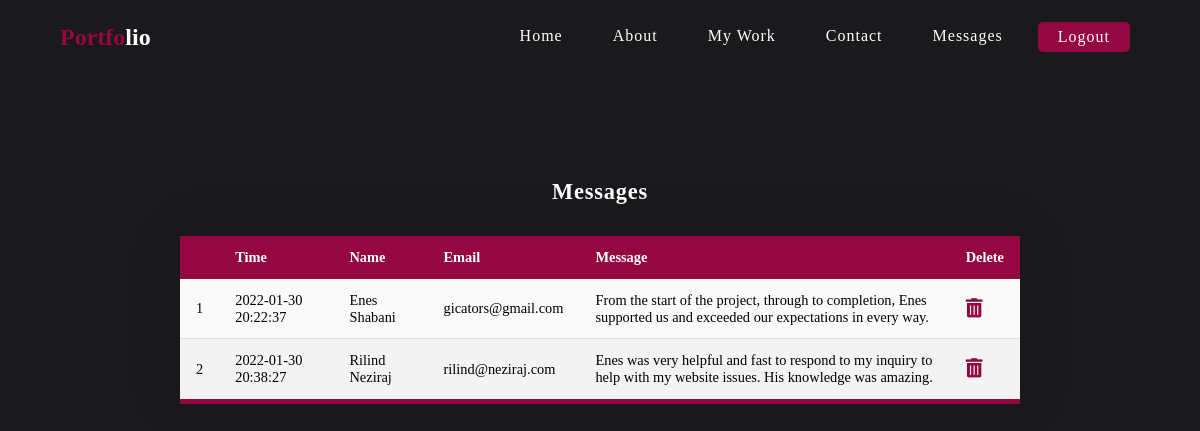
Page /admin/messages.php (signed in) on the committed database.
### tables this page shows
CREATE TABLE `contact` (
  `id` int(11) NOT NULL,
  `name` varchar(255) NOT NULL,
  `email` varchar(255) NOT NULL,
  `message` longtext NOT NULL,
  `time` datetime NOT NULL DEFAULT CURRENT_TIMESTAMP
);

### admin/lib/Database.php (called while the page is built, shortened)
<?php
abstract class Database
{
    private $host = 'localhost';
    private $user = 'root';
    private $password = '';
    private $dbname = 'portfoliodb';
    private function connectDB()
    {
        try {
            $dsn = "mysql:host=" . $this->host . ";dbname=" . $this->dbname;
            $pdo = new PDO($dsn, $this->user, $this->password);
            $pdo->setAttribute(PDO::ATTR_ERRMODE, PDO::ERRMODE_EXCEPTION);
            return $pdo;
        } catch (Throwable $e) {
            echo "Lidhja me bazen e shenimeve deshtoi " . $e->getMessage();
        }
    }
    public function prepare($sql)
    {
        return $this->connectDB()->prepare($sql);
    }
    public function getClassName()
    {
        $class_name = new ReflectionClass($this);
        return $class_name = ucfirst($class_name->getShortName());
    }
    public function get_all()
    {
        $sql = "SELECT * FROM " . static::$db_table;
        $stmt = $this->prepare($sql);
        $stmt->execute();
        $stmt->setFetchMode(PDO::FETCH_CLASS, __NAMESPACE__ . "\\{$this->getClassName()}");
        $result = $stmt->fetchAll();
        return $result;
    }
}
?>

### admin/lib/Contact.php (called while the page is built, shortened)
<?php
class Contact extends Database
{
    private $id;
    private $name;
    private $email;
    private $message;
    private $time;
    public function getId()
    {
        return $this->id;
    }
    public function getName()
    {
        return $this->name;
    }
    public function getEmail()
    {
        return $this->email;
    }
    public function getMessage()
    {
        return $this->message;
    }
    public function getTime()
    {
        return $this->time;
    }
}
?>

### admin/messages.php (the view, shortened to what this page needs)
<?php
include 'include/header.php';
?>
    <main>
        <section class="messages-hero">
            <div class="messages-table">
                <div class="messages-heading">
                    <p>Messages</p>
                </div>
                <table>
                    <thead>
                        <tr>
                            <th></th>
                            <th>Time</th>
                            <th>Name</th>
                            <th>Email</th>
                            <th>Message</th>
                            <th>Delete</th>
                        </tr>
                    </thead>
                    <tbody>
                        <?php
                            $contact = new Contact();
                            $i=1;
                            foreach ($contact->get_all() as $c){
                                echo "<tr>";
                                    echo "<td>".$i."</td>";
                                    echo "<td>".$c->getTime()."</td>";
                                    echo "<td>".$c->getName()."</td>";
                                    echo "<td>".$c->getEmail()."</td>";
                                    echo "<td>".$c->getMessage()."</td>";
                                    echo "<td><a href='delete-message.php?id=".$c->getId()."'><i class='fas fa-trash-alt'></i></a></td>";
                                    $i++;
                                echo "</tr>";
                            }
                        ?>
                    </tbody>
                </table>
            </div>
        </section>
    </main>
</body>
</html>

### assets/css/style.css (style rules this page uses)
* { font-family: open-sans; margin: 0; padding: 0; box-sizing: border-box; text-decoration: none; list-style: none; scroll-behavior: smooth; }
body { background-color: #1a1a1d; }
section { padding: 5rem 5rem; }
.messages-hero { display: flex; justify-content: center; align-items: center; }
.messages-table { margin-top: 8vw; display: flex; flex-direction: column; justify-content: center; align-items: center; }
.messages-heading { margin-bottom: 2rem; text-align: center; }
.messages-heading p { color: #ffffff; font-size: 1.4rem; font-weight: bold; letter-spacing: 0.8px; margin-top: 0.2rem; line-height: 25px; }
.messages-table table { background-color: rgb(250, 250, 250); box-shadow: 0px 0px 60px #1a1a1d1c; width: 70vw; min-width: 100%; font-size: 0.9rem; border-bottom: 5px solid #950740; border-collapse: collapse; overflow: hidden; }
.messages-table table thead tr { background-color: #950740; color: white; text-align: left; font-weight: bold; }
.messages-table table th, .messages-table table td { padding: 0.8rem 1rem; white-space: pre-line; word-wrap: break-word; }
.messages-table table tbody tr { border-bottom: 1px solid #dddd; }
.messages-table table tbody tr td a { font-size: 1.2rem; color: #950740; }
.messages-table table tbody tr:nth-of-type(even) { background-color: #f3f3f3; }

### rows in the picture
contact: time "2022-01-30 20:22:37", name "Enes Shabani", email "gicators@gmail.com", message "From the start of the project, through to completion, Enes supported us and exceeded our expectations in every way."
contact: time "2022-01-30 20:38:27", name "Rilind Neziraj", email "rilind@neziraj.com", message "Enes was very helpful and fast to respond to my inquiry to help with my website issues. His knowledge was amazing."
